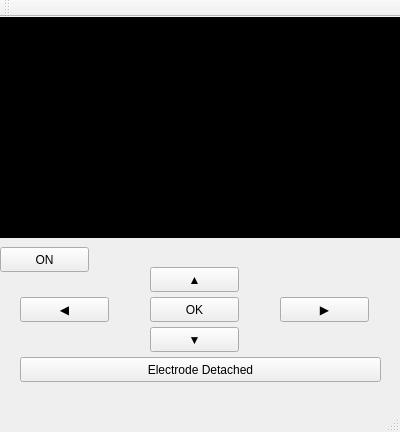
<?xml version="1.0" encoding="UTF-8"?>
<ui version="4.0">
 <class>MainWindow</class>
 <widget class="QMainWindow" name="MainWindow">
  <property name="geometry">
   <rect>
    <x>0</x>
    <y>0</y>
    <width>400</width>
    <height>432</height>
   </rect>
  </property>
  <property name="windowTitle">
   <string>MainWindow</string>
  </property>
  <widget class="QWidget" name="centralWidget">
   <widget class="QPushButton" name="pbPower">
    <property name="geometry">
     <rect>
      <x>0</x>
      <y>230</y>
      <width>89</width>
      <height>25</height>
     </rect>
    </property>
    <property name="text">
     <string>ON</string>
    </property>
   </widget>
   <widget class="QTextBrowser" name="tbScreen">
    <property name="geometry">
     <rect>
      <x>0</x>
      <y>0</y>
      <width>400</width>
      <height>221</height>
     </rect>
    </property>
    <property name="styleSheet">
     <string notr="true">background-color: rgb(0, 0, 0);</string>
    </property>
   </widget>
   <widget class="QPushButton" name="pbOK">
    <property name="geometry">
     <rect>
      <x>150</x>
      <y>280</y>
      <width>89</width>
      <height>25</height>
     </rect>
    </property>
    <property name="text">
     <string>OK</string>
    </property>
   </widget>
   <widget class="QPushButton" name="pbUp">
    <property name="geometry">
     <rect>
      <x>150</x>
      <y>250</y>
      <width>89</width>
      <height>25</height>
     </rect>
    </property>
    <property name="text">
     <string>▲</string>
    </property>
   </widget>
   <widget class="QPushButton" name="pbRight">
    <property name="geometry">
     <rect>
      <x>280</x>
      <y>280</y>
      <width>89</width>
      <height>25</height>
     </rect>
    </property>
    <property name="text">
     <string>▶</string>
    </property>
   </widget>
   <widget class="QPushButton" name="pbLeft">
    <property name="geometry">
     <rect>
      <x>20</x>
      <y>280</y>
      <width>89</width>
      <height>25</height>
     </rect>
    </property>
    <property name="text">
     <string>◀</string>
    </property>
   </widget>
   <widget class="QPushButton" name="pbDown">
    <property name="geometry">
     <rect>
      <x>150</x>
      <y>310</y>
      <width>89</width>
      <height>25</height>
     </rect>
    </property>
    <property name="text">
     <string>▼</string>
    </property>
   </widget>
   <widget class="QPushButton" name="Electrode">
    <property name="geometry">
     <rect>
      <x>20</x>
      <y>340</y>
      <width>361</width>
      <height>25</height>
     </rect>
    </property>
    <property name="text">
     <string>Electrode Detached</string>
    </property>
   </widget>
  </widget>
  <widget class="QMenuBar" name="menuBar">
   <property name="geometry">
    <rect>
     <x>0</x>
     <y>0</y>
     <width>400</width>
     <height>22</height>
    </rect>
   </property>
  </widget>
  <widget class="QToolBar" name="mainToolBar">
   <attribute name="toolBarArea">
    <enum>TopToolBarArea</enum>
   </attribute>
   <attribute name="toolBarBreak">
    <bool>false</bool>
   </attribute>
  </widget>
  <widget class="QStatusBar" name="statusBar"/>
 </widget>
 <layoutdefault spacing="6" margin="11"/>
 <resources/>
 <connections/>
</ui>
